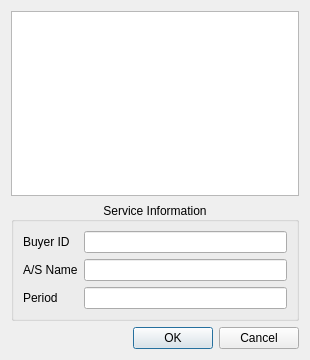
<?xml version="1.0" encoding="UTF-8"?>
<ui version="4.0">
 <class>DialogInsert3</class>
 <widget class="QDialog" name="DialogInsert3">
  <property name="geometry">
   <rect>
    <x>0</x>
    <y>0</y>
    <width>310</width>
    <height>360</height>
   </rect>
  </property>
  <property name="windowTitle">
   <string>A/S Application</string>
  </property>
  <layout class="QVBoxLayout" name="verticalLayout">
   <item>
    <widget class="QTableWidget" name="tableWidget">
     <property name="editTriggers">
      <set>QAbstractItemView::NoEditTriggers</set>
     </property>
     <property name="alternatingRowColors">
      <bool>true</bool>
     </property>
     <property name="selectionBehavior">
      <enum>QAbstractItemView::SelectRows</enum>
     </property>
     <property name="gridStyle">
      <enum>Qt::DashLine</enum>
     </property>
    </widget>
   </item>
   <item>
    <widget class="QGroupBox" name="groupBox">
     <property name="title">
      <string>Service Information</string>
     </property>
     <property name="alignment">
      <set>Qt::AlignCenter</set>
     </property>
     <layout class="QGridLayout" name="gridLayout">
      <item row="0" column="0">
       <widget class="QLabel" name="label">
        <property name="text">
         <string>Buyer ID</string>
        </property>
       </widget>
      </item>
      <item row="1" column="0">
       <widget class="QLabel" name="label_2">
        <property name="text">
         <string>A/S Name</string>
        </property>
       </widget>
      </item>
      <item row="1" column="1">
       <widget class="QLineEdit" name="lineEditName"/>
      </item>
      <item row="0" column="1">
       <widget class="QLineEdit" name="lineEditID">
        <property name="readOnly">
         <bool>true</bool>
        </property>
       </widget>
      </item>
      <item row="2" column="0">
       <widget class="QLabel" name="label_3">
        <property name="text">
         <string>Period</string>
        </property>
       </widget>
      </item>
      <item row="2" column="1">
       <widget class="QLineEdit" name="lineEditPeriod"/>
      </item>
     </layout>
    </widget>
   </item>
   <item>
    <widget class="QDialogButtonBox" name="buttonBox">
     <property name="orientation">
      <enum>Qt::Horizontal</enum>
     </property>
     <property name="standardButtons">
      <set>QDialogButtonBox::Cancel|QDialogButtonBox::Ok</set>
     </property>
    </widget>
   </item>
  </layout>
 </widget>
 <tabstops>
  <tabstop>lineEditID</tabstop>
  <tabstop>lineEditName</tabstop>
  <tabstop>lineEditPeriod</tabstop>
  <tabstop>tableWidget</tabstop>
 </tabstops>
 <resources/>
 <connections/>
</ui>
